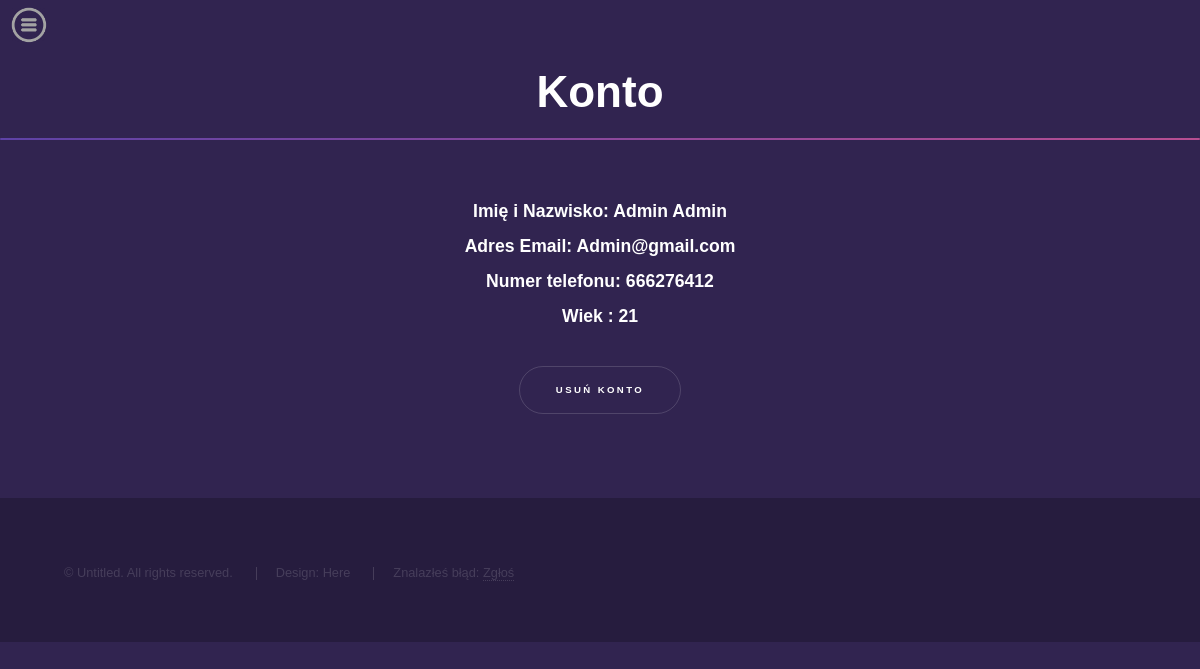
Page /account (signed in) on the earlier database version.
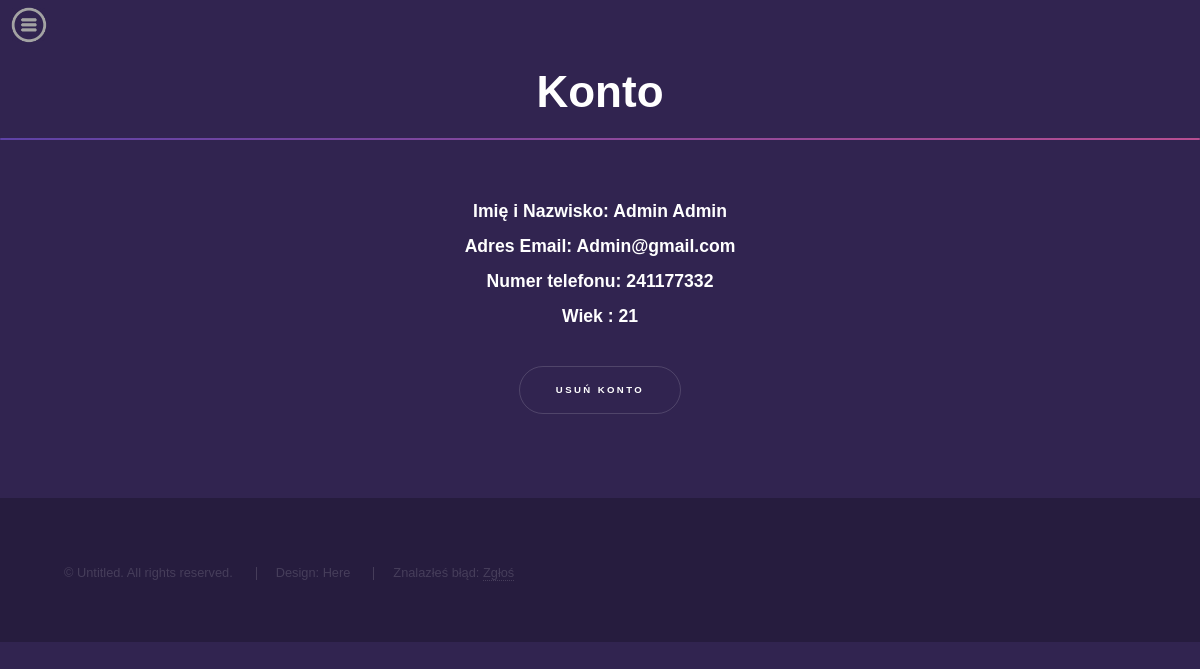
Same page on the later database version.
### flaskapp/models.py (models this page shows, shortened)
class User(db.Model, UserMixin):
    id = db.Column(db.Integer, primary_key=True)
    username = db.Column(db.String(20), nullable=False)
    email = db.Column(db.String(120), unique=True, nullable=False)
    tel_nr = db.Column(db.String(9),unique=True, nullable=False)
    age = db.Column(db.String(2), nullable=False)
    password = db.Column(db.String(60), nullable=False)
    role = db.Column(db.String(5), default='0')
    posts = db.relationship('Post', backref='author', lazy=True)
    info = db.relationship('Info', backref='author')
    photo = db.relationship('Photo', backref='author')

### flaskapp/routes.py (the view)
@app.route("/account", methods=['GET', 'POST'])
@login_required
def account():
    try:
        name = current_user.username
        email = current_user.email
        tel = current_user.tel_nr
        age = current_user.age
        return render_template('account.html', title='Account', name=name, email=email, tel=tel, age=age,)
    except Exception as e:
        print("Error at ", e)
        log(e, request.path, current_user.id)
        return render_template('error_page.html', error = type(e))

### flaskapp/models.py (called while the page is built)
@login_manager.user_loader
def load_user(user_id):
    return User.query.get(int(user_id))

### flaskapp/templates/account.html
﻿{% extends "layout.html" %}
{% block content %}
<h1 class="major"><center>Konto</center></h1>
<section id="main" class="wrapper">
    <div style="text-align: center">
        <h3>Imię i Nazwisko: {{name}}</h3>
        <h3>Adres Email: {{email}}</h3>
        <h3>Numer telefonu: {{tel}}</h3>
        <h3>Wiek : {{age}}</h3>
        <br />
        <a href="del" class="button">Usuń konto</a>
    </div>
</section>
{% endblock content %}

### flaskapp/templates/layout.html (shortened to what this page needs)
﻿<!DOCTYPE html>
<html>
<head>
    <link rel="stylesheet" href="https://maxcdn.bootstrapcdn.com/bootstrap/4.0.0/css/bootstrap.min.css">
    <link rel="stylesheet" href="/static/css/main.css" />
</head>
<body>
    <img src="/static/icons/navbar0.png" height="50" width="50" style="padding: 7px;">
    <section id="main" class="wrapper">
                {% block content %}{% endblock %}
        <br />
        <br />
        <br />
    </section>
    <footer id="footer" class="wrapper alt">
        <div class="inner">
            <ul class="menu">
                <li>&copy; Untitled. All rights reserved.</li>
                <li>Design: Here</li>
                <li>Znalazłeś błąd: <a href="{{ url_for('bug')}}">Zgłoś</a></li>
            </ul>
        </div>
    </footer>
</body>
</html>

Differences in the rows shown:
changed User "Admin Admin": tel_nr "666276412" → "241177332"
